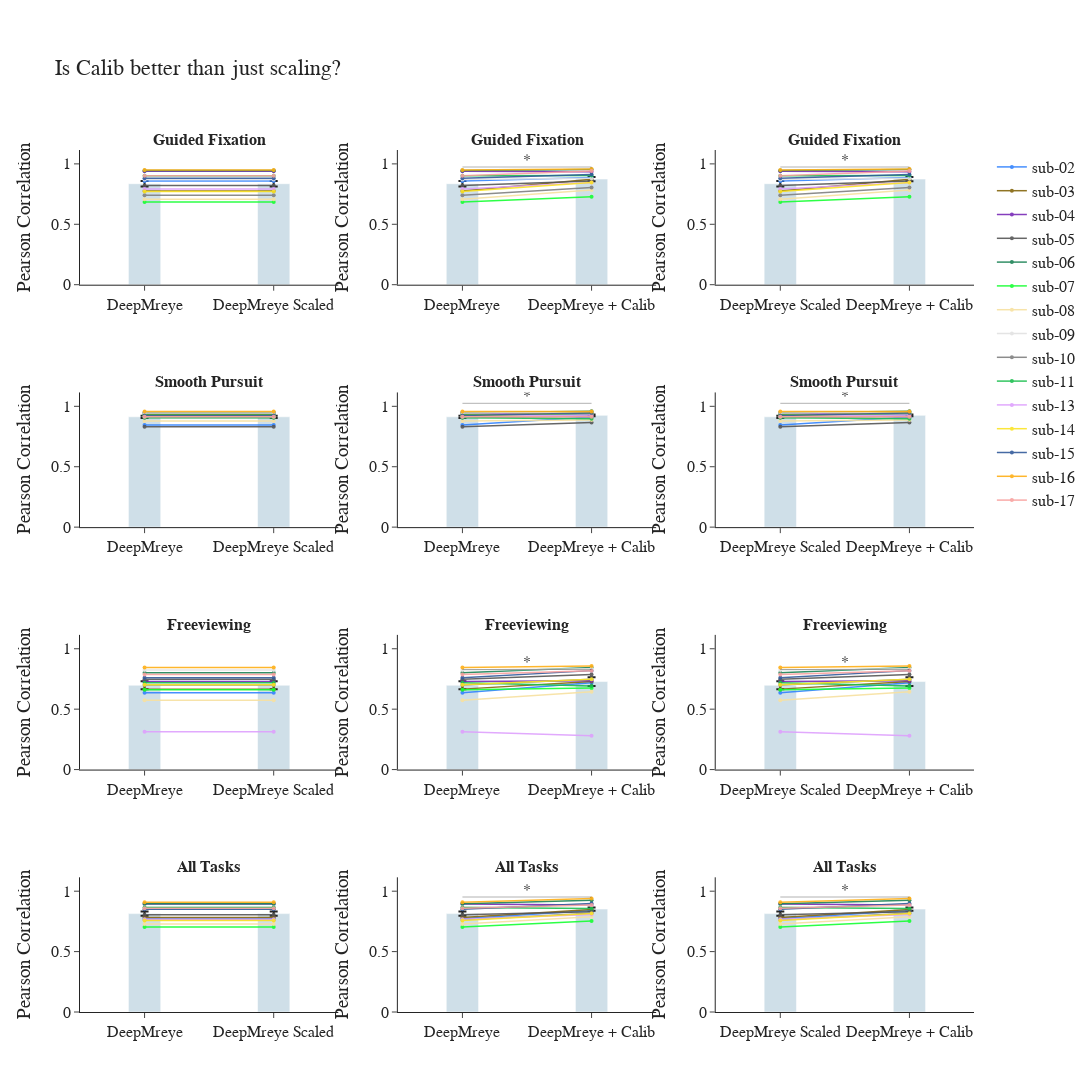

Source (notebook cell):
### Code cell
import plotly.graph_objects as go
from plotly.subplots import make_subplots
import numpy as np

# Define color and name mappings
model_name_map = {
    "pretrained": "DeepMreye",
    "scaled": "DeepMreye Scaled",
    "no_interpol": "DeepMreye + Calib"
}

bar_color = 'rgba(66, 129, 164, 0.25)' 

colormap_subject_dict = {
    'sub-01': '#AA0DFE', 'sub-02': '#3283FE', 'sub-03': '#85660D', 'sub-04': '#782AB6',
    'sub-05': '#565656', 'sub-06': '#1C8356', 'sub-07': '#16FF32', 'sub-08': '#F7E1A0',
    'sub-09': '#E2E2E2', 'sub-11': '#1CBE4F', 'sub-13': '#DEA0FD', 'sub-14': '#FBE426', 
    'sub-15': '#325A9B', 'sub-16': '#FEAF16', 'sub-17': '#F8A19F'
}

task_labels = ["<b>Guided Fixation<b>", "<b>Smooth Pursuit<b>", "<b>Freeviewing<b>"]
task_names = ["fixation", "pursuit", "freeview", "all"]


comparisons = [
    ("pretrained", "scaled"),
    ("pretrained", "no_interpol"),
    ("scaled", "no_interpol")
]

fig = make_subplots(
    rows=4, cols=3,
    subplot_titles=[f"{label}" for label in task_labels for _ in range(3)] + ["<b>All Tasks<b>"] * 3
)


# Keep track of subjects already shown in legend
shown_subjects = set()

for i, task in enumerate(task_names):
    for j, (model_a, model_b) in enumerate(comparisons):
        row = i + 1
        col = j + 1

        df_plot = df_corr[
            (df_corr["task"] == task) &
            (df_corr["model"].isin([model_a, model_b]))
        ]

        df_pivot = df_plot.pivot(index="subject", columns="model", values="mean_pearson")[[model_a, model_b]].dropna()

        means = df_pivot.mean()
        stderrs = df_pivot.sem()
        x_vals = [0, 1]

        fig.add_trace(go.Bar(
            x=x_vals,
            y=means.values,
            error_y=dict(type="data", array=stderrs.values),
            marker_color=bar_color,
            width=0.25,
            showlegend=False
        ), row=row, col=col)

        # Add connecting lines per subject
        for subject, row_data in df_pivot.iterrows():
            color = colormap_subject_dict.get(subject, 'gray')
            show_legend = subject not in shown_subjects
            shown_subjects.add(subject)

            fig.add_trace(go.Scatter(
                x=x_vals,
                y=row_data.values,
                mode='lines+markers',
                line=dict(color=color, width=1.5),
                marker=dict(size=4),
                name=subject,
                opacity=0.9,
                showlegend=show_legend
            ), row=row, col=col)

        # Add significance marker if p < 0.05
        sig_row = sig_df[
            (sig_df.task == task) &
            (sig_df.model_a == model_a) &
            (sig_df.model_b == model_b)
        ]

        if not sig_row.empty and sig_row.iloc[0].p_value < 0.05:
            y_vals = means.values
            max_y = max(y_vals)
            line_y = max_y + 0.1

            fig.add_shape(
                type="line",
                x0=0,
                x1=1,
                y0=line_y,
                y1=line_y,
                line=dict(color="black", width=1),
                row=row, col=col
            )
            fig.add_trace(go.Scatter(
                x=[0.5],
                y=[line_y + 0.05],
                text=["*"],
                mode="text",
                showlegend=False
            ), row=row, col=col)

# Layout
fig.update_layout(
    height=1800,
    width=1300,
    title_text="Is Calib better than just scaling?",
    template="simple_white",
    showlegend=True,
    font=dict(size=16, family="Arial"),
    margin=dict(t=150)
)

# Axis formatting
for i in range(1, 5):
    for j in range(1, 4):  # 3 columns
        if j == 1:
            model_b_label = model_name_map["scaled"]
        elif j == 2:
            model_b_label = model_name_map["no_interpol"]
        else:
            model_b_label = model_name_map["no_interpol"]  # comparing scaled vs pt_calib
        model_a_label = model_name_map["pretrained"] if j in [1, 2] else model_name_map["scaled"]

        fig.update_yaxes(range=[0, 1.115], title_text="Pearson Correlation", row=i, col=j)
        fig.update_xaxes(
            tickvals=[0, 1],
            ticktext=[model_a_label, model_b_label],
            row=i, col=j
        )


fig.show()
#fig.write_image("/Users/sinakling/disks/meso_shared/deepmreye/derivatives/int_deepmreye/deepmreye_calib/figures/group/correlation_barplots.pdf")
